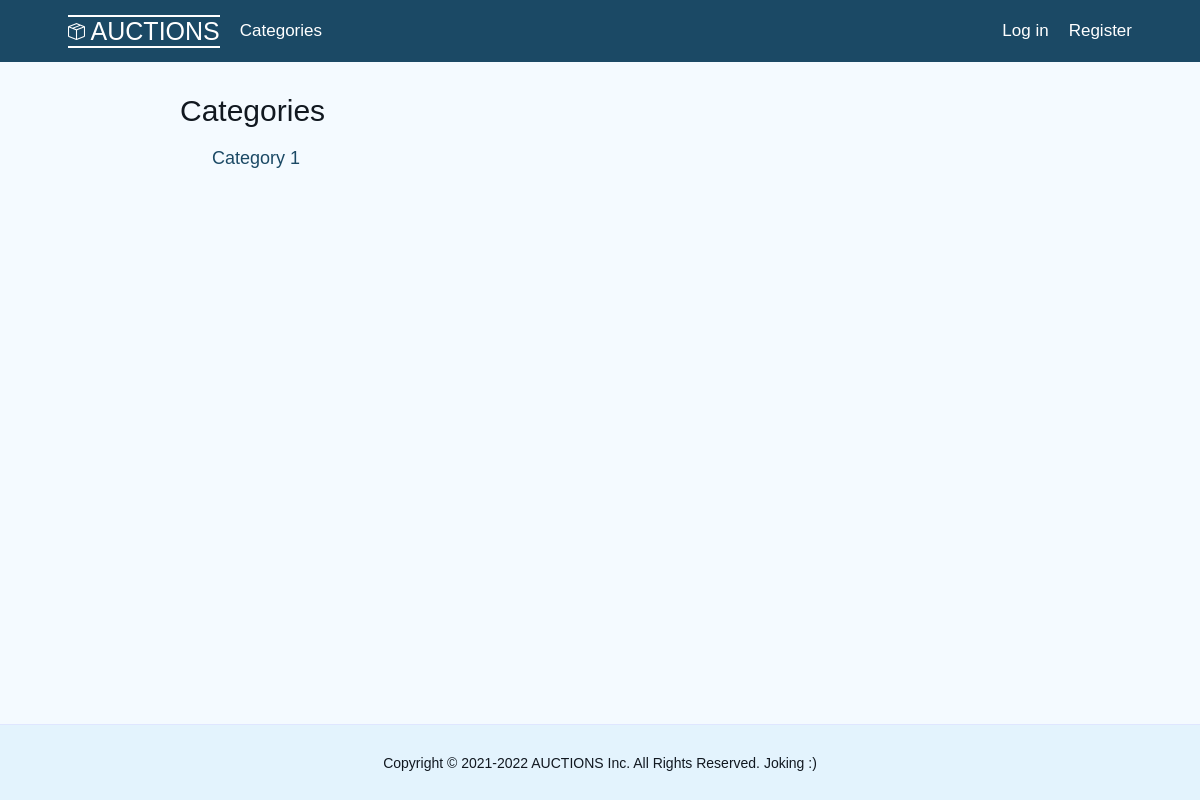
The page /categories/ on the database as committed earlier.
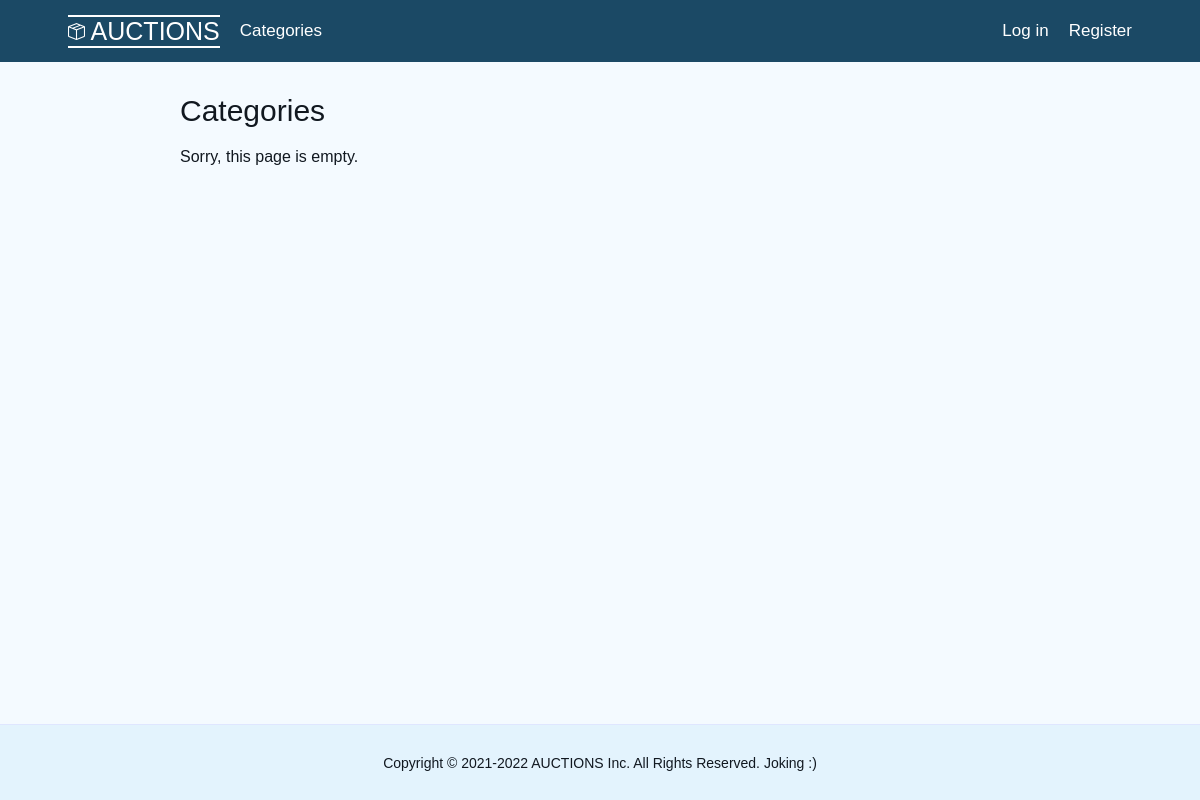
The same page on the database as committed later.
### auctions/models.py (models this page shows)
class Category(models.Model):
    name = models.CharField(max_length=80)
    slug = models.SlugField(max_length=80, unique=True)
    class Meta:
        verbose_name_plural = 'Categories'
    def __str__(self) -> str:
        return self.name
    def get_absolute_url(self):
        return reverse('auctions:listings', args=[self.slug])

### auctions/views.py (the view)
# urls.py: path('categories/', views.get_categories, name='categories'),
def get_categories(request):
    categories = Category.objects.order_by('name')
    return render(
        request, 'auctions/categories.html', {'categories': categories}
    )

### auctions/templates/auctions/categories.html (shortened to what this page needs)
{% extends 'auctions/layout.html' %}
{% block body %}
    <h1 class="page-title">Categories</h1>
    {% if categories %}
        <ul class="basic-ul">
            {% for cat in categories %}
                <li><a class="basic-link" href="{{ cat.get_absolute_url }}">{{ cat }}</a></li>
            {% endfor %}
        </ul>
    {% else %}
        <p>Sorry, this page is empty.</p>
    {% endif %}
{% endblock body %}

### auctions/templates/auctions/layout.html (shortened to what this page needs)
{% load static %}
<!DOCTYPE html>
<html lang="en">
    <head>
        <link href="{% static 'auctions/styles.css' %}" rel="stylesheet">
    </head>
    <body>
        <div class="header">
            <ul class="nav">
                <li class="nav-item">
                    <div class="logo">
                        <a class="nav-link" href="{% url 'auctions:index' %}">
                            AUCTIONS
                        </a>
                    </div>
                </li>
                <li class="nav-item">
                    <a class="nav-link" href="{% url 'auctions:categories' %}">Categories</a>
                </li>
            </ul>
            <ul class="signed-in-info">
                {% if user.is_authenticated %}
                    <li class="signed-in-item">
                        Signed in as <strong>{{ user.username }}</strong>
                    </li>
                    <li class="signed-in-item">
                        <a class="nav-link" href="{% url 'auctions:logout' %}">Log Out</a>
                    </li>
                {% else %}
                    <li class="signed-in-item">
                        <a class="nav-link" href="{% url 'auctions:login' %}">Log in</a>
                    </li>
                    <li class="signed-in-item">
                        <a class="nav-link" href="{% url 'auctions:register' %}">Register</a>
                    </li>
                {% endif %}
            </ul>
        </div>
        <div class="body">
            {% block body %}{% endblock body %}
        </div>
        <div class="footer">
            <div>
                Copyright © 2021-2022 AUCTIONS Inc. All Rights Reserved. Joking :)
            </div>
        </div>
    </body>
</html>

### auctions/static/auctions/styles.css (style rules this page uses)
html { background-color: #f4faff; font-family: Arial, Helvetica, sans-serif; font-size: 16px; color: #111820; }
body { margin: 0; display: grid; grid-template-rows: auto 1fr auto; height: 100vh; }
.header { display: flex; background-color: #1B4965; align-items: center; padding: 6px 4%; height: 50px; text-align: justify; font-size: 17px; }
.footer { height: 75px; width: 100%; background-color: #e3f3fd; display: flex; align-items: center; justify-content: center; border-top: 1px solid #dfe6ff; font-size: 14px; }
.nav { display: flex; flex-grow: 1; flex-wrap: wrap; padding: 0; align-items: center; position: relative; text-align: justify; list-style: none; float: left; }
.nav-item { padding-left: 20px; }
.logo { font-size: 25px; font-weight: 500; border-bottom: white 2px solid; border-top: white 2px solid; }
.nav-link { color: white; text-decoration: none; }
.signed-in-info { display: flex; margin-right: 20px; align-items: center; position: relative; text-align: justify; list-style: none; justify-content: flex-end; float: right; }
.signed-in-item { padding-left: 20px; color: white; }
.body { margin: 1% 15%; }
.page-title { font-size: 30px; font-weight: 400; }
a { text-decoration: none; color: #111820; }

Rows that differ between the two databases and show on the page:
removed Category: name "Category 1"
Other text that changed with them:
text now shown: "Sorry, this page is empty."
